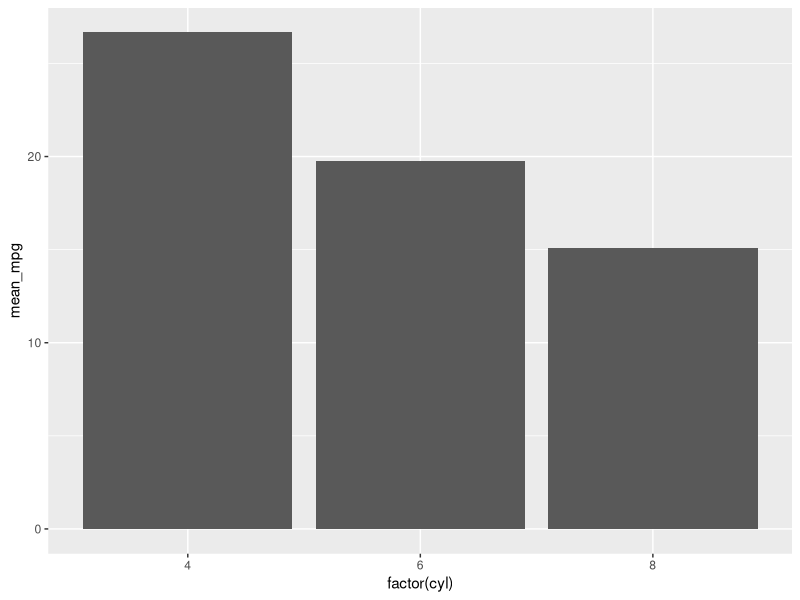

Write R code to recreate this figure.
# SETUP: library(ggplot2); library(dplyr)
# NL: using mtcars, first compute the mean mpg for each cyl, then make a bar chart of those means with cyl as the x-axis and mean mpg as the bar height
library(ggplot2)
library(dplyr)
mtcars %>% group_by(cyl) %>% summarise(mean_mpg = mean(mpg)) %>%
  ggplot(aes(x = factor(cyl), y = mean_mpg)) + geom_col()
